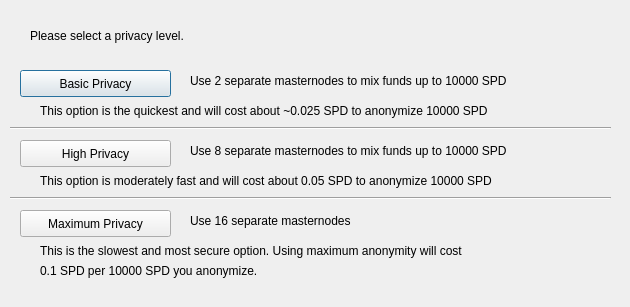
<?xml version="1.0" encoding="UTF-8"?>
<ui version="4.0">
 <class>ObfuscationConfig</class>
 <widget class="QDialog" name="ObfuscationConfig">
  <property name="geometry">
   <rect>
    <x>0</x>
    <y>0</y>
    <width>630</width>
    <height>307</height>
   </rect>
  </property>
  <property name="windowTitle">
   <string>Configure Obfuscation</string>
  </property>
  <widget class="QPushButton" name="buttonBasic">
   <property name="geometry">
    <rect>
     <x>20</x>
     <y>70</y>
     <width>151</width>
     <height>27</height>
    </rect>
   </property>
   <property name="text">
    <string>Basic Privacy</string>
   </property>
  </widget>
  <widget class="QPushButton" name="buttonHigh">
   <property name="geometry">
    <rect>
     <x>20</x>
     <y>140</y>
     <width>151</width>
     <height>27</height>
    </rect>
   </property>
   <property name="text">
    <string>High Privacy</string>
   </property>
  </widget>
  <widget class="QPushButton" name="buttonMax">
   <property name="geometry">
    <rect>
     <x>20</x>
     <y>210</y>
     <width>151</width>
     <height>27</height>
    </rect>
   </property>
   <property name="text">
    <string>Maximum Privacy</string>
   </property>
  </widget>
  <widget class="QLabel" name="label">
   <property name="geometry">
    <rect>
     <x>30</x>
     <y>20</y>
     <width>571</width>
     <height>31</height>
    </rect>
   </property>
   <property name="text">
    <string>Please select a privacy level.</string>
   </property>
  </widget>
  <widget class="QLabel" name="label_2">
   <property name="geometry">
    <rect>
     <x>190</x>
     <y>70</y>
     <width>421</width>
     <height>21</height>
    </rect>
   </property>
   <property name="text">
    <string>Use 2 separate masternodes to mix funds up to 10000 SPD</string>
   </property>
  </widget>
  <widget class="QLabel" name="label_3">
   <property name="geometry">
    <rect>
     <x>190</x>
     <y>140</y>
     <width>411</width>
     <height>21</height>
    </rect>
   </property>
   <property name="text">
    <string>Use 8 separate masternodes to mix funds up to 10000 SPD</string>
   </property>
  </widget>
  <widget class="QLabel" name="label_4">
   <property name="geometry">
    <rect>
     <x>190</x>
     <y>210</y>
     <width>421</width>
     <height>21</height>
    </rect>
   </property>
   <property name="text">
    <string>Use 16 separate masternodes</string>
   </property>
  </widget>
  <widget class="QLabel" name="label_6">
   <property name="geometry">
    <rect>
     <x>40</x>
     <y>100</y>
     <width>561</width>
     <height>21</height>
    </rect>
   </property>
   <property name="text">
    <string>This option is the quickest and will cost about ~0.025 SPD to anonymize 10000 SPD</string>
   </property>
  </widget>
  <widget class="QLabel" name="label_7">
   <property name="geometry">
    <rect>
     <x>40</x>
     <y>170</y>
     <width>561</width>
     <height>21</height>
    </rect>
   </property>
   <property name="text">
    <string>This option is moderately fast and will cost about 0.05 SPD to anonymize 10000 SPD</string>
   </property>
  </widget>
  <widget class="QLabel" name="label_8">
   <property name="geometry">
    <rect>
     <x>40</x>
     <y>240</y>
     <width>561</width>
     <height>21</height>
    </rect>
   </property>
   <property name="text">
    <string>This is the slowest and most secure option. Using maximum anonymity will cost</string>
   </property>
  </widget>
  <widget class="QLabel" name="label_9">
   <property name="geometry">
    <rect>
     <x>40</x>
     <y>260</y>
     <width>561</width>
     <height>21</height>
    </rect>
   </property>
   <property name="text">
    <string>0.1 SPD per 10000 SPD you anonymize.</string>
   </property>
  </widget>
  <widget class="Line" name="line">
   <property name="geometry">
    <rect>
     <x>10</x>
     <y>120</y>
     <width>601</width>
     <height>16</height>
    </rect>
   </property>
   <property name="orientation">
    <enum>Qt::Horizontal</enum>
   </property>
  </widget>
  <widget class="Line" name="line_2">
   <property name="geometry">
    <rect>
     <x>10</x>
     <y>190</y>
     <width>601</width>
     <height>16</height>
    </rect>
   </property>
   <property name="orientation">
    <enum>Qt::Horizontal</enum>
   </property>
  </widget>
 </widget>
 <resources/>
 <connections/>
</ui>
